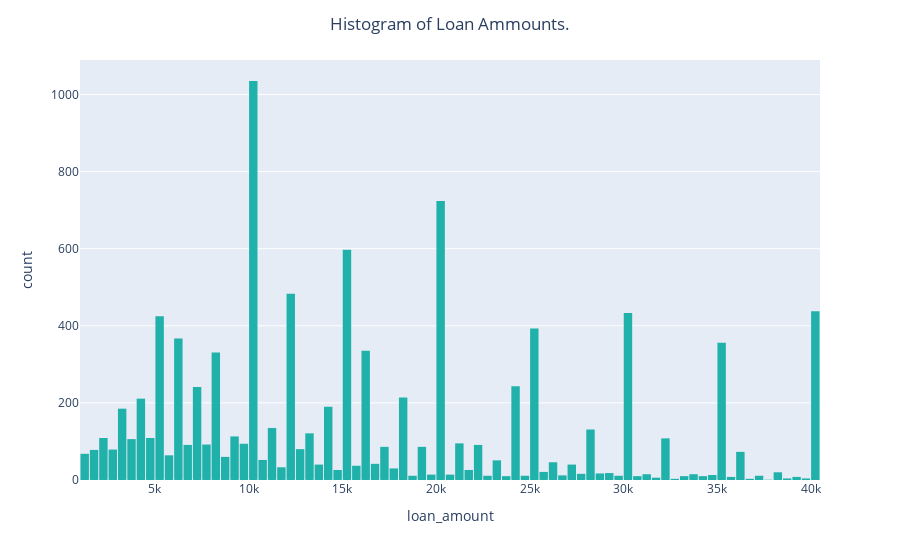

Here is the notebook cell this chart was saved with:
### Markdown cell above
**Q4** You try changing the number of bins **nbins** what do you notice? Are there good choices? Bad choices?

### Code cell
fig = px.histogram(DF,
                   nbins=100,
                   x='loan_amount',
                   color_discrete_sequence=['lightseagreen'])

fig.update_layout(bargap=0.1,
                  title='Histogram of Loan Ammounts.',
                  title_x=0.5)
fig.show()

### Figure 1 — Plotly figure (JSON) as saved in the notebook; plotly's stock layout.template omitted (floating-point values rounded to 4 significant figures; data arrays with more than 128 entries replaced by an {"elided": "..."} marker saying what was removed)
{"data": [{"bingroup": "x", "hovertemplate": "loan_amount=%{x}<br>count=%{y}<extra></extra>", "legendgroup": "", "marker": {"color": "lightseagreen", "pattern": {"shape": ""}}, "name": "", "nbinsx": 100, "orientation": "v", "showlegend": false, "type": "histogram", "x": {"elided": "10000 int values"}, "xaxis": "x", "yaxis": "y"}], "layout": {"bargap": 0.1, "barmode": "relative", "legend": {"tracegroupgap": 0}, "margin": {"t": 60}, "title": {"text": "Histogram of Loan Ammounts.", "x": 0.5}, "xaxis": {"anchor": "y", "domain": [0, 1], "title": {"text": "loan_amount"}}, "yaxis": {"anchor": "x", "domain": [0, 1], "title": {"text": "count"}}}}
